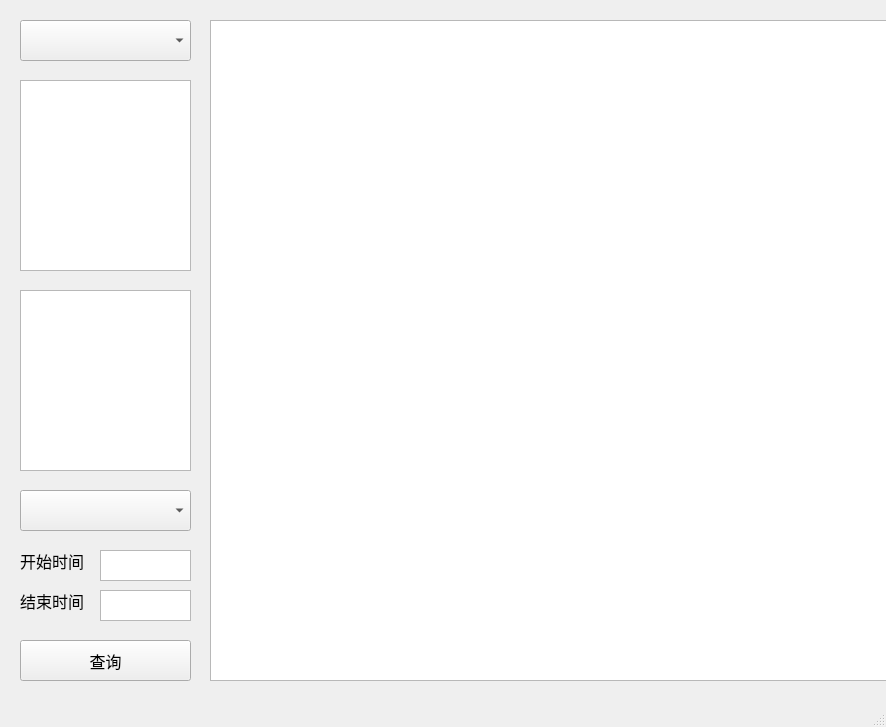
<?xml version="1.0" encoding="UTF-8"?>
<ui version="4.0">
 <class>MainWindow</class>
 <widget class="QMainWindow" name="MainWindow">
  <property name="geometry">
   <rect>
    <x>0</x>
    <y>0</y>
    <width>886</width>
    <height>727</height>
   </rect>
  </property>
  <property name="sizePolicy">
   <sizepolicy hsizetype="Expanding" vsizetype="Expanding">
    <horstretch>0</horstretch>
    <verstretch>0</verstretch>
   </sizepolicy>
  </property>
  <property name="windowTitle">
   <string>MainWindow</string>
  </property>
  <widget class="QWidget" name="centralwidget">
   <property name="sizePolicy">
    <sizepolicy hsizetype="Expanding" vsizetype="Expanding">
     <horstretch>0</horstretch>
     <verstretch>0</verstretch>
    </sizepolicy>
   </property>
   <widget class="QComboBox" name="comboBox">
    <property name="geometry">
     <rect>
      <x>20</x>
      <y>20</y>
      <width>171</width>
      <height>41</height>
     </rect>
    </property>
    <property name="sizePolicy">
     <sizepolicy hsizetype="Expanding" vsizetype="Expanding">
      <horstretch>0</horstretch>
      <verstretch>0</verstretch>
     </sizepolicy>
    </property>
    <property name="font">
     <font>
      <pointsize>12</pointsize>
     </font>
    </property>
   </widget>
   <widget class="QListWidget" name="listWidget">
    <property name="geometry">
     <rect>
      <x>20</x>
      <y>80</y>
      <width>171</width>
      <height>191</height>
     </rect>
    </property>
    <property name="font">
     <font>
      <pointsize>12</pointsize>
     </font>
    </property>
   </widget>
   <widget class="QTableWidget" name="tableWidget">
    <property name="geometry">
     <rect>
      <x>210</x>
      <y>20</y>
      <width>781</width>
      <height>661</height>
     </rect>
    </property>
    <property name="font">
     <font>
      <pointsize>12</pointsize>
     </font>
    </property>
   </widget>
   <widget class="QComboBox" name="provinceComboBox">
    <property name="geometry">
     <rect>
      <x>20</x>
      <y>490</y>
      <width>171</width>
      <height>41</height>
     </rect>
    </property>
    <property name="sizePolicy">
     <sizepolicy hsizetype="Expanding" vsizetype="Expanding">
      <horstretch>0</horstretch>
      <verstretch>0</verstretch>
     </sizepolicy>
    </property>
    <property name="font">
     <font>
      <pointsize>12</pointsize>
     </font>
    </property>
   </widget>
   <widget class="QPushButton" name="queryButton">
    <property name="geometry">
     <rect>
      <x>20</x>
      <y>640</y>
      <width>171</width>
      <height>41</height>
     </rect>
    </property>
    <property name="sizePolicy">
     <sizepolicy hsizetype="Expanding" vsizetype="Expanding">
      <horstretch>0</horstretch>
      <verstretch>0</verstretch>
     </sizepolicy>
    </property>
    <property name="font">
     <font>
      <pointsize>12</pointsize>
     </font>
    </property>
    <property name="text">
     <string>查询</string>
    </property>
   </widget>
   <widget class="QLabel" name="label">
    <property name="geometry">
     <rect>
      <x>20</x>
      <y>540</y>
      <width>71</width>
      <height>41</height>
     </rect>
    </property>
    <property name="sizePolicy">
     <sizepolicy hsizetype="Expanding" vsizetype="Expanding">
      <horstretch>0</horstretch>
      <verstretch>0</verstretch>
     </sizepolicy>
    </property>
    <property name="font">
     <font>
      <pointsize>12</pointsize>
     </font>
    </property>
    <property name="text">
     <string>开始时间</string>
    </property>
   </widget>
   <widget class="QLabel" name="label_2">
    <property name="geometry">
     <rect>
      <x>20</x>
      <y>580</y>
      <width>71</width>
      <height>41</height>
     </rect>
    </property>
    <property name="sizePolicy">
     <sizepolicy hsizetype="Expanding" vsizetype="Expanding">
      <horstretch>0</horstretch>
      <verstretch>0</verstretch>
     </sizepolicy>
    </property>
    <property name="font">
     <font>
      <pointsize>12</pointsize>
     </font>
    </property>
    <property name="text">
     <string>结束时间</string>
    </property>
   </widget>
   <widget class="QTextEdit" name="startYearEdit">
    <property name="geometry">
     <rect>
      <x>100</x>
      <y>550</y>
      <width>91</width>
      <height>31</height>
     </rect>
    </property>
    <property name="font">
     <font>
      <pointsize>12</pointsize>
     </font>
    </property>
   </widget>
   <widget class="QTextEdit" name="endYearEdit">
    <property name="geometry">
     <rect>
      <x>100</x>
      <y>590</y>
      <width>91</width>
      <height>31</height>
     </rect>
    </property>
    <property name="font">
     <font>
      <pointsize>12</pointsize>
     </font>
    </property>
   </widget>
   <widget class="QTextEdit" name="textEdit_3">
    <property name="geometry">
     <rect>
      <x>20</x>
      <y>290</y>
      <width>171</width>
      <height>181</height>
     </rect>
    </property>
    <property name="font">
     <font>
      <pointsize>12</pointsize>
     </font>
    </property>
   </widget>
  </widget>
  <widget class="QMenuBar" name="menubar">
   <property name="geometry">
    <rect>
     <x>0</x>
     <y>0</y>
     <width>886</width>
     <height>20</height>
    </rect>
   </property>
   <property name="sizePolicy">
    <sizepolicy hsizetype="Expanding" vsizetype="Expanding">
     <horstretch>0</horstretch>
     <verstretch>0</verstretch>
    </sizepolicy>
   </property>
  </widget>
  <widget class="QStatusBar" name="statusbar">
   <property name="sizePolicy">
    <sizepolicy hsizetype="Expanding" vsizetype="Expanding">
     <horstretch>0</horstretch>
     <verstretch>0</verstretch>
    </sizepolicy>
   </property>
  </widget>
 </widget>
 <resources/>
 <connections/>
</ui>
